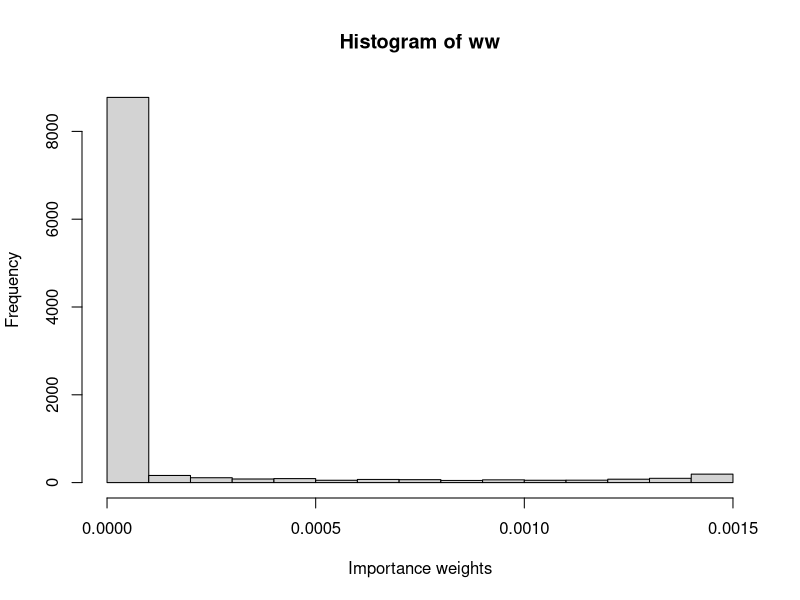
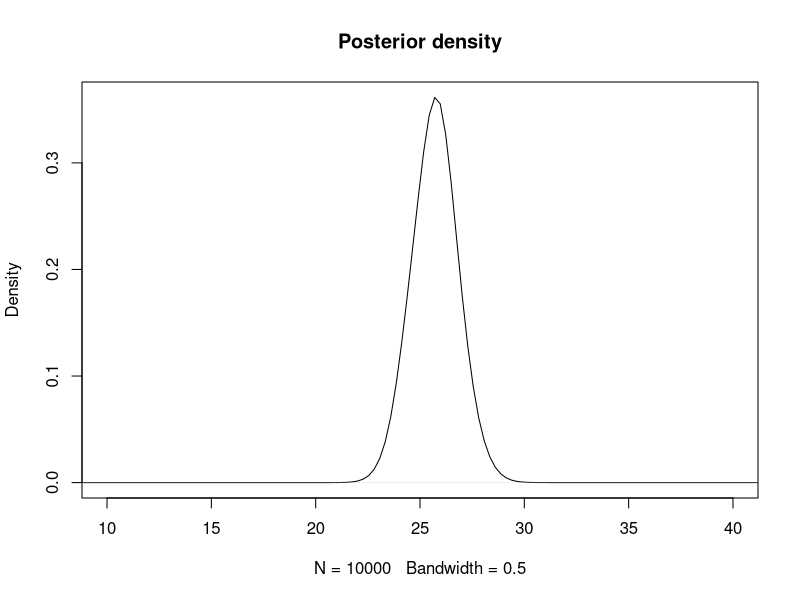
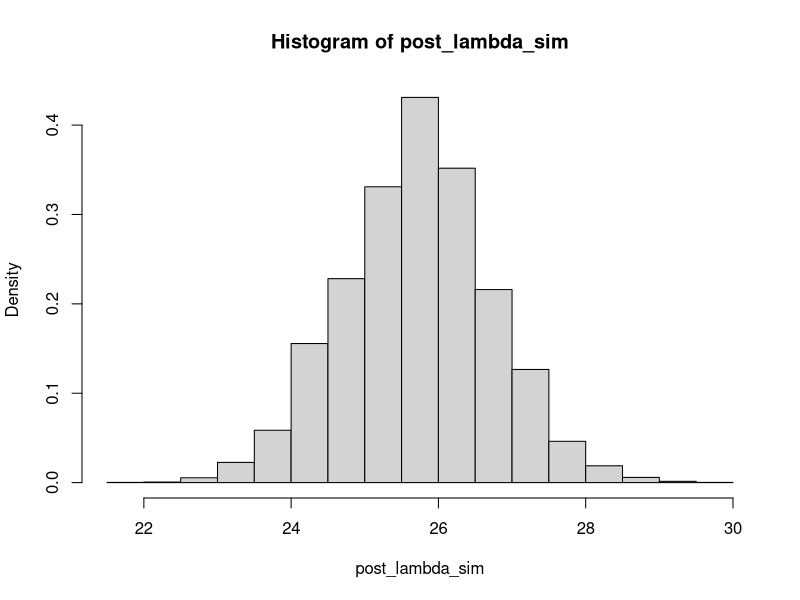
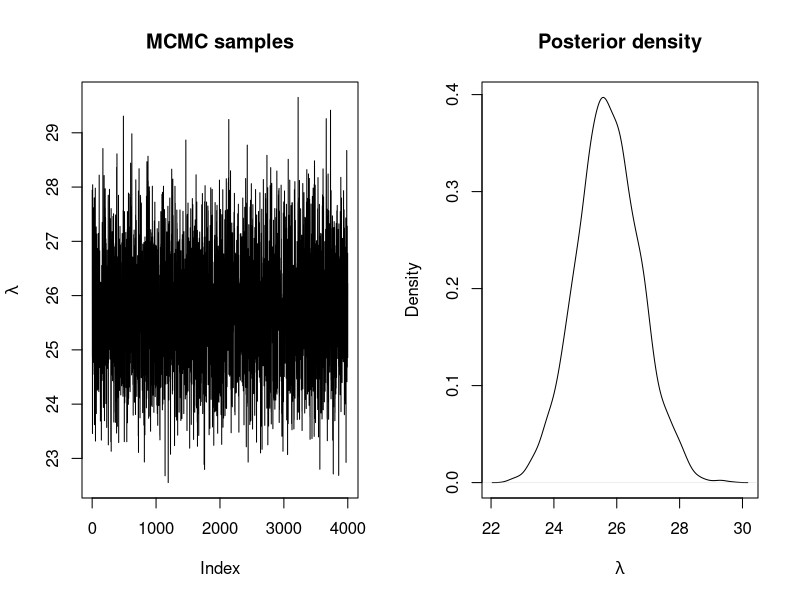
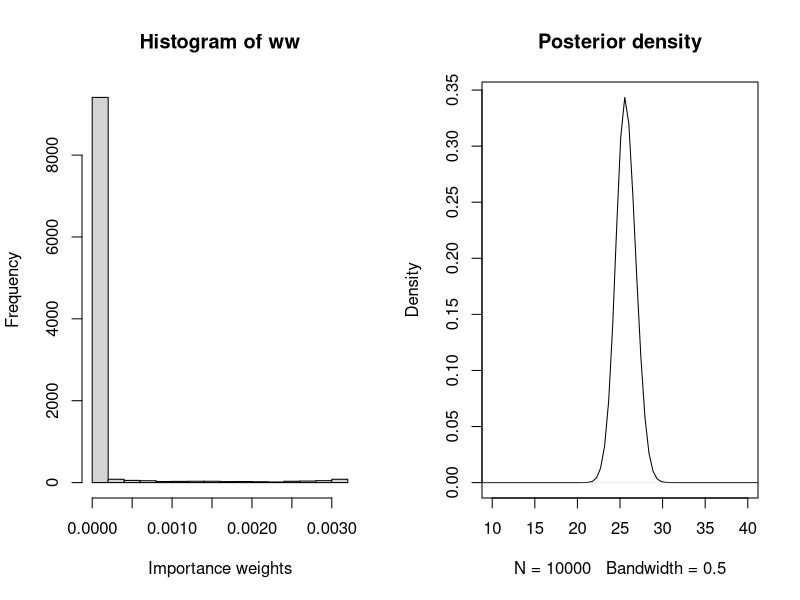
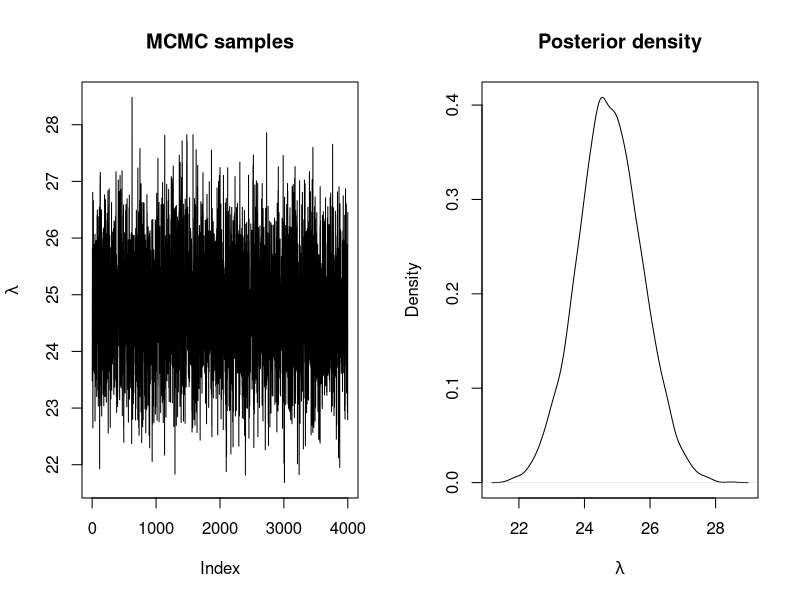
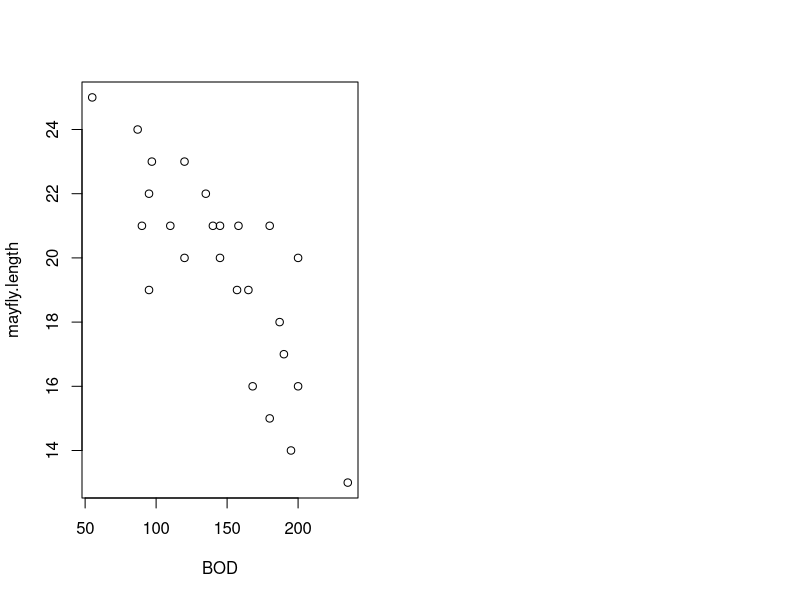
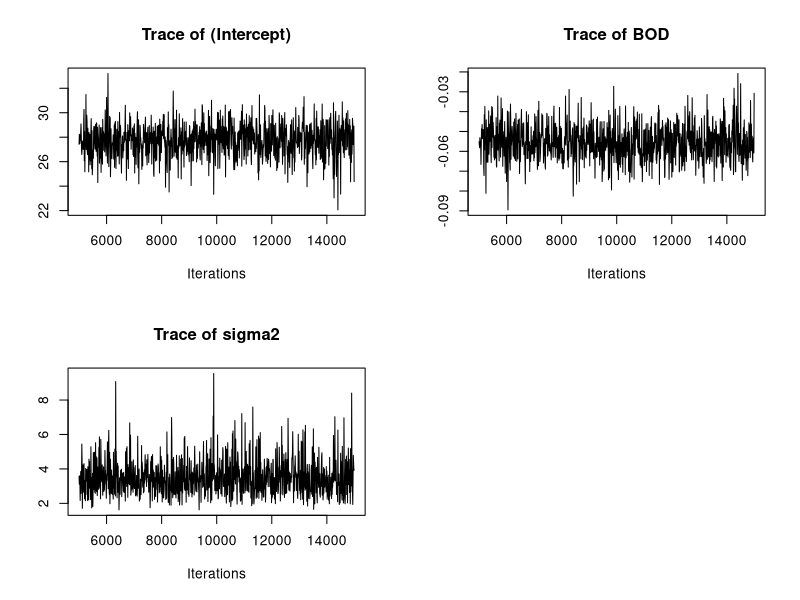

The R script that drew these images, in order:
## ---- chunk 1
GoTdata <- data.frame(Us = c(25, 29, 27, 27, 25, 27, 22, 26, 27, 29, 23,
                          28, 25, 24, 22, 25, 23, 29, 23, 28, 21, 29,
                          28, 23, 28))
y <- GoTdata$Us
## ---- chunk 2
n_simulations <- 10000
set.seed(1)
lambda_sim <- rlnorm(n_simulations, 3, 0.5)
## ---- chunk 3
# Log-Likelihood (for each value of lambda_sim)
loglik_pois <- sapply(lambda_sim, function(LAMBDA) {
  sum(dpois(GoTdata$Us, LAMBDA, log = TRUE))
})

# Log-weights: log-lik + log-prior - log-proposal_distribution
log_ww <- loglik_pois + dgamma(lambda_sim, 0.01, 0.01, log = TRUE) - dlnorm(lambda_sim, 3, 0.5, log = TRUE)

# Re-scale weights to sum up to one
log_ww <- log_ww - max(log_ww)
ww <- exp(log_ww)
ww <- ww / sum(ww)

## ---- chunk 4
hist(ww, xlab = "Importance weights")
## ---- chunk 5
# Posterior mean
(post_mean <- sum(lambda_sim * ww))

# Posterior variance
(post_var <- sum(lambda_sim^2 * ww)- post_mean^2)
## ---- chunk 6
plot(density(lambda_sim, weights = ww, bw = 0.5) , main = "Posterior density", xlim = c(10,40))
## ---- chunk 7
post_lambda_sim <- sample(lambda_sim, prob = ww, replace = TRUE)
hist(post_lambda_sim, freq = FALSE)
## ---- chunk 8
# Proposal distribution: sampling
rq <- function(lambda) {
  rlnorm(1, meanlog = log(lambda), sdlog = sqrt(1 / 100))
}

# Proposal distribution: log-density
logdq <- function(new.lambda, lambda) {
  dlnorm(new.lambda, meanlog = log(lambda), sdlog = sqrt(1 / 100), log = TRUE)
}

# Prior distribution: Ga(0.01, 0.01)
logprior <- function(lambda) {
  dgamma(lambda, 0.01, 0.01, log = TRUE)
}

# LogLikelihood
loglik <- function(y, lambda) {
   res <- sum(dpois(y, lambda, log = TRUE)) 
}
## ---- chunk 9
# Number of iterations
n.iter <- 40500

# Simulations of the parameter
lambda <- rep(NA, n.iter)

# Initial value
lambda[1] <- 30

for(i in 2:n.iter) {
  new.lambda <- rq(lambda[i - 1])
  
  # Log-Acceptance probability
  logacc.prob <- loglik(y, new.lambda) + logprior(new.lambda) +
    logdq(lambda[i - 1], new.lambda)
  logacc.prob <- logacc.prob - loglik(y, lambda[i - 1]) - logprior(lambda[i - 1]) - 
    logdq(new.lambda, lambda[i - 1])
  logacc.prob <- min(0, logacc.prob)#0 = log(1)
  
  if(log(runif(1)) < logacc.prob) {
    # Accept
    lambda[i] <- new.lambda
  } else {
    # Reject
    lambda[i] <- lambda[i - 1]
  }
}
## ---- chunk 10
# Remove burn-in
lambda <- lambda[-c(1:500)]

# Thinning
lambda <- lambda[seq(1, length(lambda), by = 10)]

# Summary statistics
summary(lambda)

par(mfrow = c(1, 2))
plot(lambda, type = "l", main = "MCMC samples", ylab = expression(lambda))
plot(density(lambda), main = "Posterior density", xlab = expression(lambda))
## ---- chunk 11
    ESS <- function(ww){
      (sum(ww)^2)/sum(ww^2)
    }
    ESS(ww)
    n_simulations
## ---- chunk 12
    n_simulations <- 10000
    set.seed(12)
    lambda_sim <- rgamma(n_simulations,5,0.1)
    loglik_pois <- sapply(lambda_sim, function(LAMBDA) {
      sum(dpois(GoTdata$Us, LAMBDA, log = TRUE))
    })
    log_ww <- loglik_pois + dgamma(lambda_sim, 0.01, 0.01, log = TRUE) - dgamma(lambda_sim, 5, 0.1, log=TRUE)
    log_ww <- log_ww - max(log_ww)
    ww <- exp(log_ww)
    ww <- ww / sum(ww)
## ---- chunk 13
    hist(ww, xlab = "Importance weights")
## ---- chunk 14
    post_mean <- sum(lambda_sim * ww)
    post_mean
    post_var <- sum(lambda_sim^2 * ww)- post_mean^2
    post_var
## ---- chunk 15
    plot(density(lambda_sim, weights = ww, bw = 0.5), main = "Posterior density", xlim = c(10,40))
## ---- chunk 16
    ESS(ww)
    n_simulations
## ---- chunk 17
    # Prior distribution: Ga(1.0, 1.0)
    logprior <- function(lambda) {
      dgamma(lambda, 1.0, 1.0, log = TRUE)
    }
    # Number of iterations
    n.iter <- 40500
    
    # Simulations of the parameter
    lambda <- rep(NA, n.iter)
    
    # Initial value
    lambda[1] <- 30
    
    for(i in 2:n.iter) {
      new.lambda <- rq(lambda[i - 1])
      
      # Log-Acceptance probability
      logacc.prob <- loglik(y, new.lambda) + logprior(new.lambda) +
        logdq(lambda[i - 1], new.lambda)
      logacc.prob <- logacc.prob - loglik(y, lambda[i - 1]) - logprior(lambda[i - 1]) - 
        logdq(new.lambda, lambda[i - 1])
      logacc.prob <- min(0, logacc.prob)#0 = log(1)
      
      if(log(runif(1)) < logacc.prob) {
        # Accept
        lambda[i] <- new.lambda
      } else {
        # Reject
        lambda[i] <- lambda[i - 1]
      }
    }
    # Remove burn-in
    lambda <- lambda[-c(1:500)]
    
    # Thinning
    lambda <- lambda[seq(1, length(lambda), by = 10)]
    
    # Summary statistics
    summary(lambda)
    
    par(mfrow = c(1, 2))
    plot(lambda, type = "l", main = "MCMC samples", ylab = expression(lambda))
    plot(density(lambda), main = "Posterior density", xlab = expression(lambda))
## ---- chunk 18
# Read in data
BOD <- c(200,180,135,120,110,120,95,168,180,195,158,145,140,145,165,187,
         190,157,90,235,200,55,87,97,95)
mayfly.length <- c(20,21,22,23,21,20,19,16,15,14,21,21,21,20,19,18,17,19,21,13,
            16,25,24,23,22)
# Create data frame for the analysis
Data <- data.frame(BOD=BOD,mayfly.length=mayfly.length)
## ---- chunk 19
suppressPackageStartupMessages(
  library(MCMCpack)
)
## ---- chunk 20
    # Scatterplot
    plot(BOD,mayfly.length)
    # Correlation with hypothesis test
    cor.test(BOD,mayfly.length)
## ---- chunk 21
    # Linear Regression using lm()
    linreg <- lm(mayfly.length ~ BOD, data = Data)
    summary(linreg)
## ---- chunk 22
    # Bayesian Linear Regression using a Gibbs Sampler
    
    # Set the size of the burn-in, the number of iterations of the Gibbs Sampler
    # and the level of thinning
    burnin <- 5000
    mcmc <- 10000
    thin <- 10

    # Obtain the samples
    results1  <- MCMCregress(mayfly.length~BOD,
                             b0=c(0.0,0.0), B0 = c(0.0001,0.0001),
                             c0 = 2, d0 = 2, # Because the prior is Ga(c0/2,d0/2),
                             beta.start = c(1,1),
                             burnin=burnin, mcmc=mcmc, thin=thin,
                             data=Data, verbose=1000)
    summary(results1)

## ---- chunk 23
    par(mfrow=c(2,2))
    traceplot(results1)
## ---- chunk 24
    par(mfrow=c(2,2))
    densplot(results1)
## ---- chunk 25
    crosscorr(results1)
## ---- chunk 26
    # Mean-centre the x covariate
    DataC <- Data
    meanBOD <- mean(DataC$BOD)
    DataC$BOD <- DataC$BOD - meanBOD
    
    # Set the size of the burn-in, the number of iterations of the Gibbs Sampler
    # and the level of thinning
    burnin <- 50000
    mcmc <- 10000
    thin <- 10

    # Obtain the samples
    results2  <- MCMCregress(mayfly.length~BOD,
                             b0=c(0.0,0.0), B0 = c(0.0001,0.0001),
                             c0 = 2, d0 = 2, # Because the prior is Ga(c0/2,d0/2),
                             beta.start = c(1,1),
                             burnin=burnin, mcmc=mcmc, thin=thin,
                             data=DataC, verbose=1000)
    summary(results2)
    
    # Correct the effect of the mean-centering on the intercept, using the
    # full set of simulated outputs
    results2.simulations <- as.data.frame(results2)
    results2.beta.0 <- results2.simulations[,"(Intercept)"] - meanBOD * results2.simulations$BOD
    summary(results2.beta.0)
    var(results2.beta.0)
    sd(results2.beta.0)
    
## ---- chunk 27
    par(mfrow=c(2,2))
    traceplot(results2)
## ---- chunk 28
    par(mfrow=c(2,2))
    densplot(results2)
    # Need to use the Base R kernel density function to look at the corrected 
    # Intercept
    plot(density(results2.beta.0, bw = 0.3404), xlim=c(22,34),
         main = "Density, corrected Intercept")
## ---- chunk 29
    crosscorr(results2)
